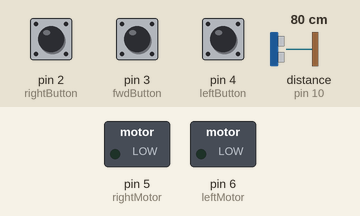
This sketch was run on a simulated Arduino Uno, built with avr-gcc and run on an emulated ATmega328P. On the bench: switched loads named in the sketch (green lamp = pin HIGH). The test bench sets the inputs (shaded band); at power-on: pin 2 (rightButton) LOW, pin 3 (fwdButton) LOW, pin 4 (leftButton) LOW, distance to the obstacle (sensor on pin 10) 80 cm. The echo pulse lasts 58.3 µs per cm; pins used as bus, display or sensor lines are not drawn.

Above: at 1.2 s.
1.3 s: pin 2 (rightButton) pulled HIGH for 1 s
At 1.7 s:
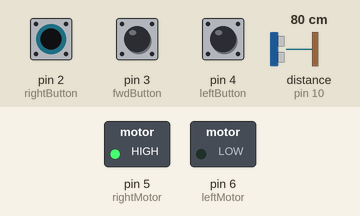
3.8 s: pin 3 (fwdButton) pulled HIGH for 3.2 s
At 4.2 s:
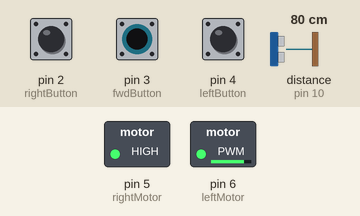
8.5 s: pin 4 (leftButton) pulled HIGH for 0.15 s
At 8.8 s:
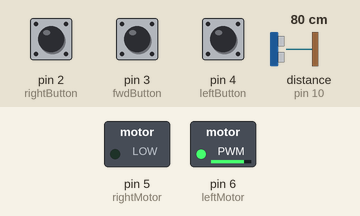
10.5 s: pin 4 (leftButton) pulled HIGH for 3.2 s
At 14.9 s:
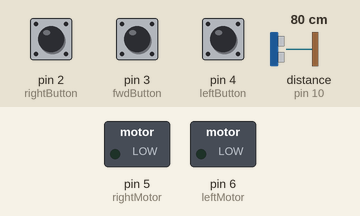
15.2 s: pin 2 (rightButton) pulled HIGH for 0.15 s
At 15.6 s:
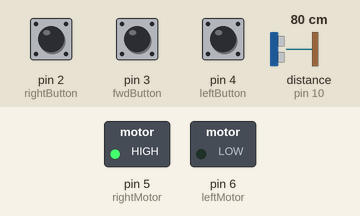
17.2 s: pin 2 (rightButton) pulled HIGH for 3.2 s
At 21.6 s:
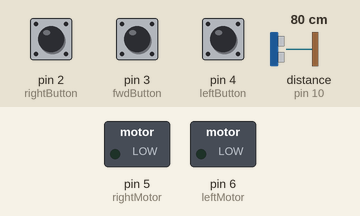
Timing chart, 0 to 22.9 s (numbered marks = the images above; inputs shaded):
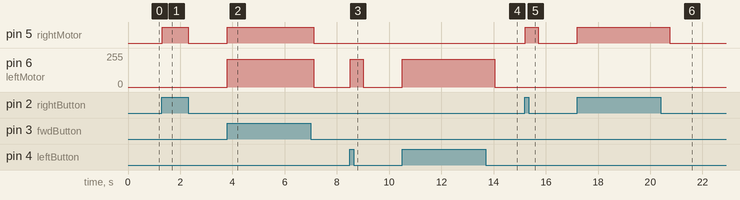

Measured:
- after the input at 1.3 s, pin 5 (rightMotor): LOW → HIGH at once, → LOW 1.0 s later
- after the input at 3.8 s, pin 5 (rightMotor): LOW → HIGH at once, → LOW 3.3 s later; pin 6 (leftMotor): 0/255 → 210/255 at once, → 0/255 3.3 s later
- after the input at 8.5 s, pin 6 (leftMotor): 0/255 → 210/255 at once, → 0/255 0.50 s later
- after the input at 10.5 s, pin 6 (leftMotor): 0/255 → 210/255 at once, → 0/255 3.5 s later
- after the input at 15.2 s, pin 5 (rightMotor): LOW → HIGH at once, → LOW 0.50 s later
- after the input at 17.2 s, pin 5 (rightMotor): LOW → HIGH at once, → LOW 3.5 s later

The sketch:

BeeBot.ino
```cpp
//Clone Time

int leftMotor = 6;
int rightMotor = 5;
int fwdButton = 3;
int leftButton = 4;
int rightButton = 2;
//Vars for Ultrasonic Sensor
int trigPin = 9;
int echoPin = 10;
long duration;
int distance;

void setup()
{
  pinMode(fwdButton, INPUT);
  pinMode(leftButton, INPUT);
  pinMode(rightButton, INPUT);
  pinMode(leftMotor, OUTPUT);
  pinMode(rightMotor, OUTPUT);
  pinMode(trigPin, OUTPUT);
  pinMode(echoPin, INPUT);
  Serial.begin(9600);
}

void loop()
{
  //As there is no array function, this code only serves to check the buttons, and to perform an action on a press.
  if (digitalRead(fwdButton) == HIGH)
  {
    moveFwd();
  }
  if (digitalRead(leftButton) == HIGH)
  {
    turnLeft();
  }
  if (digitalRead(rightButton) == HIGH)
  {
    turnRight();
  }
}

void moveFwd()
{
  if (distanceCheck() == false)
  {
    //Powers the motor, One motor is faster for some reason
    analogWrite(leftMotor, 210);
    analogWrite(rightMotor, 255);
    delay(250);
    analogWrite(leftMotor, 0);
    analogWrite(rightMotor, 0);
  }
  //Serial.println("fwd");
}

void turnLeft()
{
  if (distanceCheck() == false)
  {
    analogWrite(leftMotor, 210);
    delay(500);
    analogWrite(leftMotor, 0);
  }
  //Serial.println("left");
}

void turnRight()
{
  if (distanceCheck() == false)
  {
    analogWrite(rightMotor, 255);
    delay(500);
    analogWrite(rightMotor, 0);
  }
  //Serial.println("right");
}

void reverse()
{
  //No, not gonna happen
}

bool distanceCheck()
{
  //Code to check if the Bot is within 20 cm of a wall, allowing for slop in the sensor
  digitalWrite(trigPin, LOW);
  delayMicroseconds(2);
  digitalWrite(trigPin, HIGH);
  delayMicroseconds(10);
  digitalWrite(trigPin, LOW);
  duration = pulseIn(echoPin, HIGH);
  distance = duration * 0.034 / 2;
  //Serial.println(distance);
  //Returns a true or false depending on wether the bot thinks it'll crash
  if (distance < 20)
  {
    return true;
  }
  else
  {
    return false;
  }
}
```
